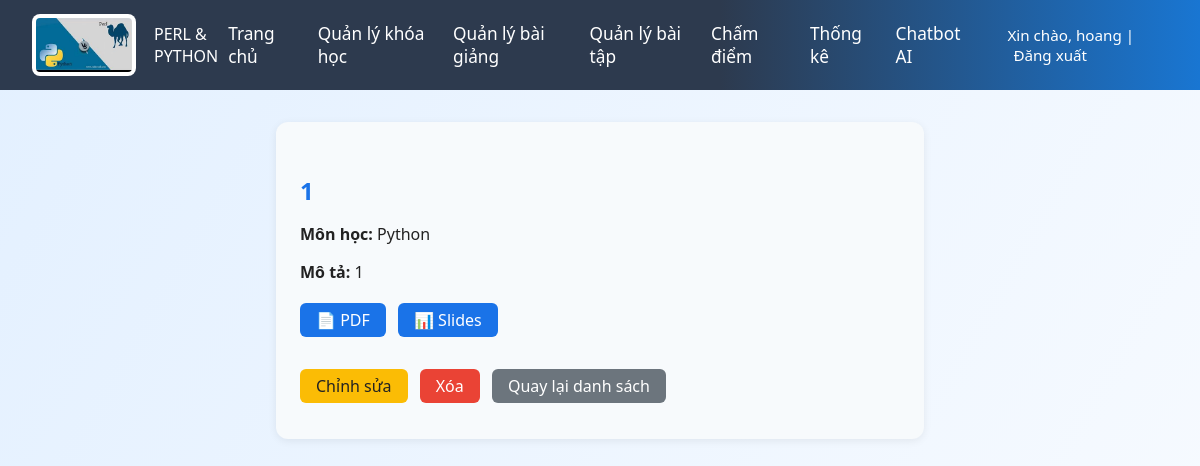
Page /lectures/1/ (signed in) on the committed database.
### core/models.py (models this page shows, shortened)
class Lecture(models.Model):
    title = models.CharField(max_length=255)
    description = models.TextField()
    video_url = models.URLField(blank=True, null=True)
    pdf_file = models.FileField(upload_to='uploads/pdfs/', blank=True, null=True)
    slide_file = models.FileField(upload_to='uploads/pdfs/', blank=True, null=True)
    subject = models.CharField(max_length=100, choices=[("Perl", "Perl"), ("Python", "Python")])
    created_by = models.ForeignKey(User, on_delete=models.CASCADE)
    created_at = models.DateTimeField(auto_now_add=True)
    course = models.ForeignKey(Course, on_delete=models.CASCADE, default=1)

### teacherapp/views.py (the view)
# urls.py: path('lectures/<int:pk>/', views.lecture_detail, name='lecture_detail'),
@login_required
def lecture_detail(request, pk):
    lecture = get_object_or_404(Lecture, pk=pk, created_by=request.user)
    return render(request, 'teacher_page/lecture_detail.html', {'lecture': lecture})

### templates/teacher_page/lecture_detail.html (shortened to what this page needs)
{% extends 'teacher_page/gv_base.html' %}
{% load static %}
{% block extra_css %}
<link rel="stylesheet" href="{% static 'css/lecture_detail.css' %}">
{% endblock %}
{% block content %}
<div class="lecture-detail-container">
    <h2>{{ lecture.title }}</h2>
    <p><strong>Môn học:</strong> {{ lecture.subject }}</p>
    <p><strong>Mô tả:</strong> {{ lecture.description }}</p>
    <div class="lecture-files">
        {% if lecture.pdf_file %}
            <a href="{{ lecture.pdf_file.url }}" class="btn-link" target="_blank">📄 PDF</a>
        {% endif %}
        {% if lecture.slide_file %}
            <a href="{{ lecture.slide_file.url }}" class="btn-link" target="_blank">📊 Slides</a>
        {% endif %}
    </div>
    <div class="lecture-actions">
        <a href="{% url 'edit_lecture' lecture.pk %}" class="btn btn-warning">Chỉnh sửa</a>
        <a href="{% url 'delete_lecture' lecture.pk %}" class="btn btn-danger">Xóa</a>
        <a href="{% url 'lecture_list' %}" class="btn btn-secondary">Quay lại danh sách</a>
    </div>
</div>
{% endblock %}

### templates/teacher_page/gv_base.html (shortened to what this page needs)
{% load static %}
<!DOCTYPE html>
<html lang="vi">
<head>
    {% block extra_css %}{% endblock %}
    <link rel="stylesheet" href="{% static 'css/gv_header.css' %}">
</head>
<body>
    <header class="header">
        <div class="logo">
            <img src="{% static 'image/headerIcon.jpg' %}" alt="DTU Logo">
            <span class="gv-title">PERL & PYTHON</span>
        </div>
        <nav class="nav">
            <a href="{% url 'teacher_home' %}">Trang chủ</a>
           <a href="{% url 'course_management' %}">Quản lý khóa học</a>
            <a href="{% url 'lecture_list' %}">Quản lý bài giảng</a>
            <a href="{% url 'assignment_list' %}">Quản lý bài tập</a>
            <a href="{% url 'cham_diem' %}">Chấm điểm</a>
            <a href="#">Thống kê</a>
            <a href="{% url 'AIapp:ai_page' %}">Chatbot AI</a>
            <span class="lang">
                Xin chào, {{ user.first_name }} |
                <a href="{% url 'signout' %}">Đăng xuất</a>
            </span>
        </nav>
    </header>
    <main class="content">
        {% block content %}{% endblock %}
    </main>
</body>
</html>

### static/css/lecture_detail.css (style rules this page uses)
.lecture-detail-container { background: #f7fafc; border-radius: 12px; box-shadow: 0 2px 8px rgba(0,0,0,0.07); padding: 32px 24px; max-width: 600px; margin: 32px auto; color: #222; }
.lecture-detail-container h2 { color: #1a73e8; margin-bottom: 16px; }
.lecture-files { margin: 16px 0; }
.btn-link, .btn { display: inline-block; margin: 4px 8px 4px 0; padding: 6px 16px; border-radius: 6px; text-decoration: none; color: #fff; background: #1a73e8; transition: background 0.2s; }
.btn-warning { background: #fbbc05; color: #222; }
.btn-danger { background: #ea4335; }
.btn-secondary { background: #6c757d; }
.lecture-actions { margin-top: 24px; }

### static/css/gv_header.css (style rules this page uses)
body { background: linear-gradient(120deg, #e3f0ff 0%, #f8fbff 100%); font-family: 'Segoe UI', Arial, sans-serif; margin: 0; padding: 0; min-height: 100vh; }
.header { background: linear-gradient(90deg, #2d3a4e 60%, #1976d2 100%); color: #fff; min-height: 90px; display: flex; align-items: center; justify-content: space-between; padding: 0 32px; }
.logo { display: flex; align-items: center; gap: 18px; }
.logo img { height: 54px; background: #fff; border-radius: 8px; padding: 4px; }
.nav { display: flex; gap: 28px; align-items: center; font-size: 1.08rem; }
.nav a { color: #fff; text-decoration: none; font-weight: 500; transition: color 0.2s; }
.lang { margin-left: 18px; font-size: 0.95rem; }
.lang a { color: #fff; margin-left: 6px; text-decoration: none; }

### templates/teacher_page/gv_base.html (style rules this page uses)
* { font-family: 'Segoe UI', Tahoma, Geneva, Verdana, sans-serif; -webkit-font-feature-settings: "liga", "kern"; font-feature-settings: "liga", "kern"; }
body { text-rendering: optimizeLegibility; -webkit-font-smoothing: antialiased; -moz-osx-font-smoothing: grayscale; }

### rows in the picture
Lecture: title "1", subject "Python", description "1"

### other values in the picture
{{ user.first_name }} "hoang"
